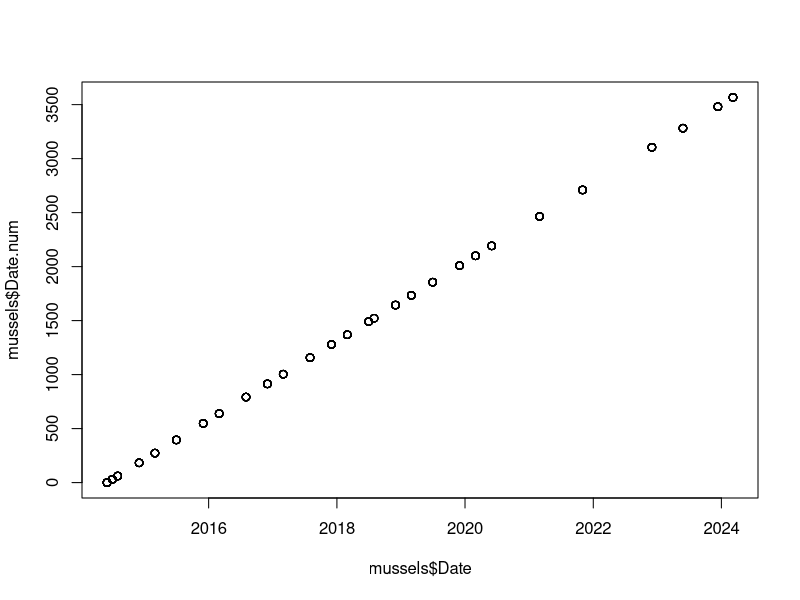
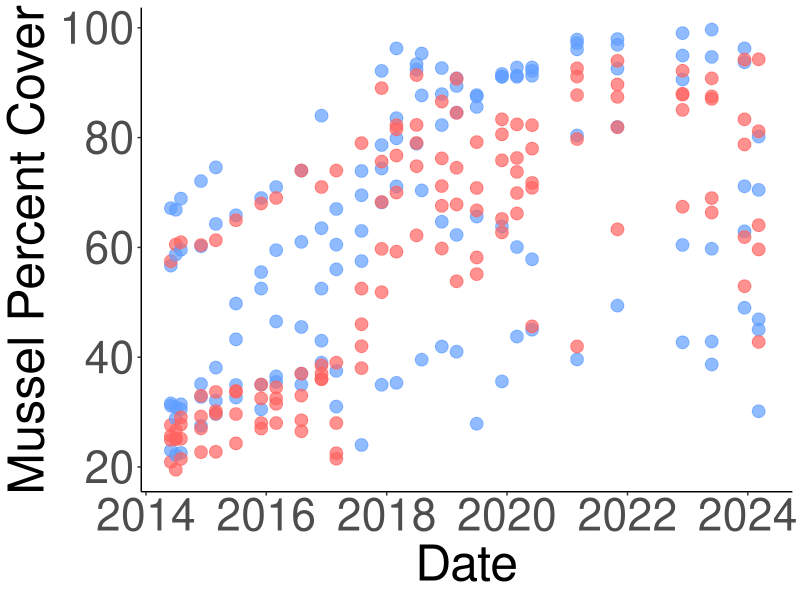
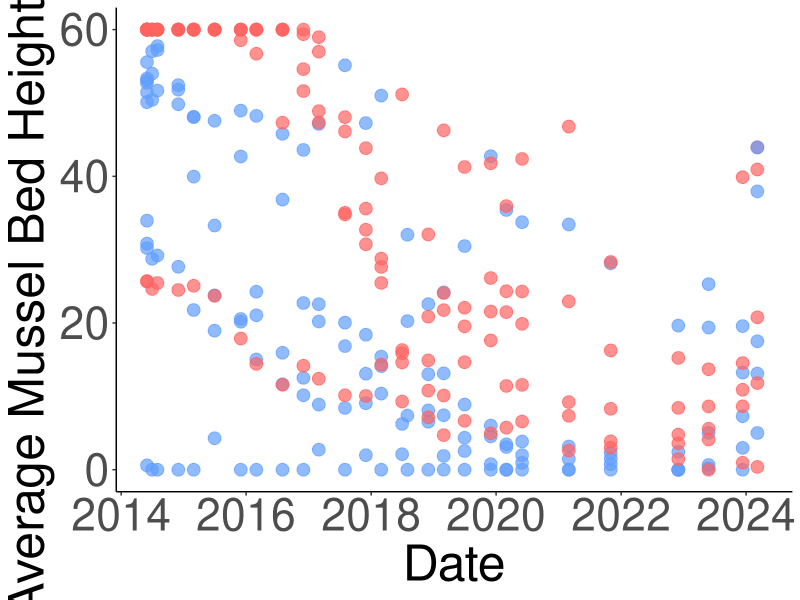

Source code (R) for these figures, in order:
## ---- chunk 1
library("dplyr")
library("lubridate")
library("stringr")
library("ggplot2")
## ---- chunk 2
mussels <- read.csv("Data/mussel_data.csv")
## ---- chunk 3
# goes through the columns with the measurements every 10cm and if there is an NA it will be replaced with the value 60
cols <- c("M1..0", "M2..10", "M3..20", "M4..30", "M5..40", "M6..50", "M7..60", "M8..70", "M9..80")
mussels <- mussels %>% mutate(across(cols, ~ replace(., is.na(.), 60)))
## ---- chunk 4
#take the new average of the values in the individual measurement columns (columns 6 through 14) and store them in Avg.Height
mussels$Avg.Height <- rowMeans(mussels[ , c(6:14)])
## ---- chunk 5
extra.columns <- names(mussels) %in% c("M1..0", "M2..10", "M3..20", "M4..30", "M5..40", "M6..50", "M7..60", "M8..70", "M9..80", "Notes", "Analyzed.By.")

mussels <- mussels[,!extra.columns]
## ---- chunk 6
# Change name of 4th and 5th columns of mussels
names(mussels)[4] <- "Area"
names(mussels)[5] <- "PCover"
## ---- chunk 7
mussels$Avg.Height <- as.numeric(mussels$Avg.Height)
## ---- chunk 8
mussels$Date <- dplyr::recode(mussels$Date, "Aug-14" = "2014/08/01", "Aug-16" = "2016/08/01", "Aug-17" = "2017/08/01", "Aug-18" = "2018/08/01", "Dec-14" = "2014/12/01", "Dec-15" = "2015/12/01", "Dec-16" = "2016/12/01", "Dec-17" = "2017/12/01", "Dec-18" = "2018/12/01", "Dec-19" = "2019/12/01", "Jul-14" = "2014/07/01", "Jul-15" = "2015/07/01", "Jul-18" = "2018/07/01", "Jul-19" = "2019/07/01", "Jun-14" = "2014/06/01", "Jun-20" = "2020/06/01", "Mar-15" = "2015/03/01", "Mar-16" = "2016/03/01", "Mar-17" = "2017/03/01", "Mar-18" = "2018/03/01", "Mar-19" = "2019/03/01", "Mar-20" = "2020/03/01", "Mar-21" = "2021/03/01", "Nov-21" = "2021/11/01", "Dec-22" = "2022/12/01", "May-23" = "2023/05/27", "Dec-23" = "2023/12/12", "Mar-24" = "2024/03/07")
## ---- chunk 9
mussels$Date <- as.Date(mussels$Date, "%Y/%m/%d")
## ---- chunk 10
mussels$Year <- year(mussels$Date)
## ---- chunk 11
mussels[,"WholePlot"] <- NA 
mussels$WholePlot <- str_sub(mussels$Plot, 1, nchar(mussels$Plot)-1) #gets rid of last character, which should be the letter
mussels$WholePlot <- as.numeric(mussels$WholePlot) #was in character, make it numeric
## ---- chunk 12
mussels$Site <- as.factor(mussels$Site)
mussels$Plot <- as.factor(mussels$Plot)
mussels$WholePlot <- as.factor(mussels$WholePlot)
## ---- chunk 13
mussels <- mussels %>% mutate(Date.num = as.numeric(Date - as.Date("2014-06-01"))) 
plot(mussels$Date, mussels$Date.num) #plotting to make sure it worked
## ---- chunk 14
mussels_wholeplot <- mussels %>% group_by(Date, Site, WholePlot, Date.num, Year) %>% summarize(PCover = mean(PCover))
## ---- chunk 15
#subsets out the last character in the "Plot" string, which should always be the plot letter (A or B) and stores it in new column
mussels$Letter <-  str_sub(mussels$Plot, -1)

mussels_B <- mussels %>% filter((Letter %in% "B") | (WholePlot == 4) | (WholePlot == 8))
## ---- chunk 16
group.colors <- c(West = "#ff6361", East = "#619eff")
## ---- chunk 17
FigS1A <- mussels_wholeplot %>% 
  ggplot(mapping=aes(x = Date, y = PCover, color = Site)) + 
      labs (x = "Date", y = "Mussel Percent Cover") + 
      theme(panel.background = element_blank(), 
          axis.line = element_line (colour = "black"), 
          axis.text = element_text(size = 32),
                axis.text.x = element_text(angle = 0, hjust = 0.5),
          axis.title = element_text(size = 36),
          legend.position = "none") + 
      geom_point(size=4,alpha = 0.7) + 
      scale_x_date(limits = as.Date(c("2014-06-01", "2024-04-01"))) +
  scale_color_manual(values=group.colors) +
  scale_fill_manual(values=group.colors)

FigS1A

#ggsave("figS1A.png", height=3, width=3,scale = 3)
## ---- chunk 18
FigS1B <- mussels_B %>% 
  ggplot(mapping=aes(x = Date, y = Avg.Height, color = Site)) + 
      labs (x = "Date", y = "Average Mussel Bed Height (cm)") + 
      theme(panel.background = element_blank(), 
          axis.line = element_line (colour = "black"), 
          axis.text = element_text(size = 32),
                axis.text.x = element_text(angle = 0, hjust = 0.5),
          axis.title = element_text(size = 36),
          legend.position = "none") + 
      geom_point (size = 4, alpha = 0.7) + 
    scale_x_date(limits = as.Date(c("2014-06-01", "2024-04-01"))) +
  scale_color_manual(values=group.colors) +
  scale_fill_manual(values=group.colors)

FigS1B

#ggsave("figS1B.png", height=3, width=3,scale = 3)
